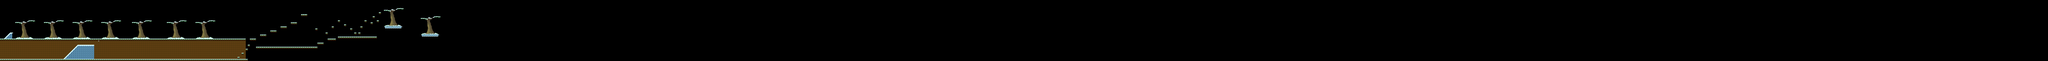

A level layout from a 2D game, rendered from its tile map. Below: a short description, then the map file with tile-grid data replaced by summaries:
An orthogonal 1000x30 tile map with 16x16 px tiles, 2 tile layers (Tile Layer 2, Tile Layer 1) and 67 objects (6x Snowmon, Chest).

<map version="1.0" orientation="orthogonal" renderorder="right-down" width="1000" height="30" tilewidth="16" tileheight="16" nextobjectid="106">
 <tileset firstgid="1" name="Snow" tilewidth="192" tileheight="240">
  <tile id="0">
   <image width="32" height="32" source="world/Chest_Closed.png" />
  </tile>
  <tile id="1">
   <image width="16" height="16" source="world/IcyBlock_01.png" />
  </tile>
  <tile id="2">
   <image width="16" height="16" source="world/IcyBot_01.png" />
  </tile>
  <tile id="3">
   <image width="16" height="16" source="world/IcyPlatform_01.png" />
  </tile>
  <tile id="4">
   <image width="16" height="16" source="world/IcyPlatform_02.png" />
  </tile>
  <tile id="5">
   <image width="16" height="16" source="world/IcyPlatform_03.png" />
  </tile>
  <tile id="6">
   <image width="16" height="16" source="world/IcyPlatformEdge_left.png" />
  </tile>
  <tile id="7">
   <image width="16" height="16" source="world/IcyPlatformEdge_right.png" />
  </tile>
  <tile id="8">
   <image width="16" height="16" source="world/IcySide_01.png" />
  </tile>
  <tile id="9">
   <image width="16" height="16" source="world/IcySide_02.png" />
  </tile>
  <tile id="10">
   <image width="16" height="16" source="world/ICySlope_01.png" />
  </tile>
  <tile id="11">
   <image width="16" height="16" source="world/IcySlopeBot_01.png" />
  </tile>
  <tile id="12">
   <image width="16" height="16" source="world/IcySlopeBot_02.png" />
  </tile>
  <tile id="13">
   <image width="192" height="240" source="world/SnowTree_01.png" />
  </tile>
  <tile id="14">
   <image width="48" height="64" source="enemies/SnowMon_Walk_01.png" />
  </tile>
  <tile id="15">
   <image width="16" height="16" source="world/DirtBlock_01.png" />
  </tile>
 </tileset>
 <layer name="Tile Layer 2" width="1000" height="30">
  <data>[30000 cells, 1259 non-empty, 2 distinct tile ids]</data>
 </layer>
 <layer name="Tile Layer 1" width="1000" height="30">
  <data>[30000 cells, 398 non-empty, 9 distinct tile ids]</data>
 </layer>
 <objectgroup color="#5555ff" name="Map_Collisions">
  <object id="2" x="-16" y="304" width="1936" height="16" />
  <object id="4" x="128" y="176" width="80" height="16" />
  <object id="6" x="192" y="192">
   <polygon points="0,0 32,-32 48,-32 16,0" />
  </object>
  <object id="7" x="224" y="160" width="48" height="16" />
  <object id="12" x="448" y="160" width="48" height="16" />
  <object id="13" x="416" y="192">
   <polygon points="0,0 32,-32 48,-32 16,0" />
  </object>
  <object id="14" x="352" y="176" width="80" height="16" />
  <object id="15" x="672" y="160" width="48" height="16" />
  <object id="16" x="640" y="192">
   <polygon points="0,0 32,-32 48,-32 16,0" />
  </object>
  <object id="17" x="576" y="176" width="80" height="16" />
  <object id="18" x="896" y="160" width="48" height="16" />
  <object id="19" x="864" y="192">
   <polygon points="0,0 32,-32 48,-32 16,0" />
  </object>
  <object id="20" x="800" y="176" width="80" height="16" />
  <object id="21" x="1136" y="160" width="48" height="16" />
  <object id="22" x="1104" y="192">
   <polygon points="0,0 32,-32 48,-32 16,0" />
  </object>
  <object id="23" x="1040" y="176" width="80" height="16" />
  <object id="24" x="1408" y="160" width="48" height="16" />
  <object id="25" x="1376" y="192">
   <polygon points="0,0 32,-32 48,-32 16,0" />
  </object>
  <object id="26" x="1312" y="176" width="80" height="16" />
  <object id="27" x="1632" y="160" width="48" height="16" />
  <object id="28" x="1600" y="192">
   <polygon points="0,0 32,-32 48,-32 16,0" />
  </object>
  <object id="29" x="1536" y="176" width="80" height="16" />
  <object id="41" x="16" y="320">
   <polygon points="0,0 64,-64 80,-64 16,0" />
  </object>
  <object id="43" type="Snowmon" gid="15" x="592" y="304" />
  <object id="48" x="1952" y="304" width="48" height="16" />
  <object id="49" x="2032" y="272" width="48" height="16" />
  <object id="50" x="2112" y="240" width="48" height="16" />
  <object id="51" x="2192" y="208" width="48" height="16" />
  <object id="52" x="2272" y="176" width="48" height="16" />
  <object id="53" x="2352" y="112" width="48" height="16" />
  <object id="54" x="2464" y="224" width="16" height="16" />
  <object id="55" x="2544" y="256" width="16" height="16" />
  <object id="56" x="2592" y="208" width="16" height="16" />
  <object id="57" x="2640" y="160" width="16" height="16" />
  <object id="58" x="2688" y="192" width="16" height="16" />
  <object id="59" x="2736" y="224" width="16" height="16" />
  <object id="60" x="2800" y="256" width="16" height="16" />
  <object id="61" x="2816" y="208" width="16" height="16" />
  <object id="62" x="2848" y="160" width="16" height="16" />
  <object id="63" x="2912" y="128" width="16" height="16" />
  <object id="64" x="2960" y="96" width="16" height="16" />
  <object id="65" x="2992" y="80" width="96" height="16" />
  <object id="66" x="3072" y="96">
   <polygon points="0,0 32,-32 48,-32 16,0" />
  </object>
  <object id="67" x="3104" y="64" width="48" height="16" />
  <object id="69" x="3280" y="144" width="96" height="16" />
  <object id="70" x="3360" y="160">
   <polygon points="0,0 32,-32 48,-32 16,0" />
  </object>
  <object id="71" x="3392" y="128" width="48" height="16" />
  <object id="73" x="0" y="464" width="1936" height="16" />
  <object id="75" x="608" y="352" width="128" height="16" />
  <object id="76" x="1856" y="448" width="16" height="16" />
  <object id="78" x="1888" y="416" width="16" height="16" />
  <object id="79" x="1920" y="384" width="16" height="16" />
  <object id="80" x="1936" y="352" width="16" height="16" />
  <object id="86" x="608" y="352">
   <polygon points="0,0 -128,128 -112,128 0,16 16,0" />
  </object>
  <object id="97" x="2768" y="256" width="16" height="16" />
  <object id="98" x="2896" y="176" width="16" height="16" />
  <object id="99" x="2944" y="160" width="16" height="16" />
  <object id="102" x="2640" y="288" width="304" height="16" />
  <object id="103" x="2560" y="304" width="64" height="16" />
  <object id="104" x="2480" y="336" width="48" height="16" />
  <object id="105" x="2000" y="368" width="480" height="16" />
 </objectgroup>
 <objectgroup name="Map_Objects">
  <object id="31" type="Snowmon" gid="15" x="160" y="176" />
  <object id="37" type="Snowmon" gid="15" x="672" y="160" />
  <object id="38" type="Snowmon" gid="15" x="1168" y="304" />
  <object id="40" type="Snowmon" gid="15" x="1568" y="176" />
  <object id="92" type="Snowmon" gid="15" x="3008" y="80" />
  <object id="101" type="Chest" gid="1" x="3328" y="144">
   <properties>
    <property name="Loot" value="{&quot;Coin&quot;:&quot;10&quot;}" />
   </properties>
  </object>
 </objectgroup>
</map>